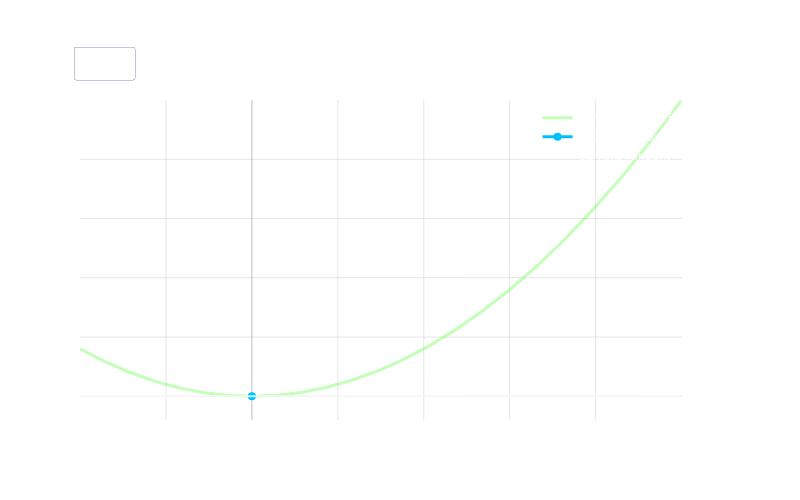

The notebook cell this image was saved under:
### Markdown cell above
#####   Big Idea

**What if we rearrange the approximate equation?**

$$f'(x) \approx \frac{f(x + h) - f(x)}{h}$$

$$\implies hf'(x) \approx f(x+h) - f(x)$$

$$\implies f(x+h) \approx f(x) + hf'(x)$$

We have now expressed the *original* function *approximately* in terms of its derivative!

That means we can solve for the original function iteratively if we are given a differential equation!

We just derived *Euler's method* and *Finite Differences* for approximating ODEs!

### Code cell
import numpy as np
import plotly.graph_objects as go
from plotly.subplots import make_subplots

# Generate x values
x = np.linspace(-2, 5, 200)

# Create parabola function and its derivative
def f(x):
    return x**2

def approx_derivative(x0, h=0.0001):
    return (f(x0 + h) - f(x0))/h

# Create figure with secondary y-axis
fig = make_subplots(specs=[[{"secondary_y": True}]])

# Plot original parabola with reduced opacity
fig.add_trace(
    go.Scatter(
        x=x,
        y=f(x),
        mode='lines',
        line=dict(color='rgba(57, 255, 20, 0.3)', width=3),
        name='Target Function f(x) = x²'
    )
)

# Initialize reconstruction at x=0
x_recon = [0]
y_recon = [0]
steps = 50
x_max = 5
dx = x_max/steps

# Create frames for animation
frames = []
for i in range(steps + 1):
    x_current = i * dx
    
    # Get current derivative and point
    slope = approx_derivative(x_current)
    y_current = f(x_current)
    
    # Add to reconstruction arrays
    x_recon.append(x_current)
    y_recon.append(y_current)
    
    # Create tangent line points with extended domain
    x_tangent = np.linspace(x_current-10, x_current+10, 100)  # Extended domain
    y_tangent = slope*(x_tangent - x_current) + y_current
    
    # Create frame
    frame = go.Frame(
        data=[
            # Original function (stays constant)
            go.Scatter(
                x=x,
                y=f(x),
                mode='lines',
                line=dict(color='rgba(57, 255, 20, 0.3)', width=3),
                name='Target Function'
            ),
            # Current reconstruction points
            go.Scatter(
                x=x_recon,
                y=y_recon,
                mode='lines+markers',
                line=dict(color='rgb(0, 191, 255)', width=3),
                marker=dict(size=8),
                name='Reconstruction'
            ),
            # Current tangent line
            go.Scatter(
                x=x_tangent,
                y=y_tangent,
                mode='lines',
                line=dict(color='rgba(255, 255, 255, 0.8)', width=2),
                name='Current Tangent'
            )
        ]
    )
    frames.append(frame)

# Add initial empty reconstruction trace
fig.add_trace(
    go.Scatter(
        x=[0],
        y=[0],
        mode='lines+markers',
        line=dict(color='rgb(0, 191, 255)', width=3),
        marker=dict(size=8),
        name='Reconstruction'
    )
)

# Add initial tangent line with extended domain
x_tangent = np.linspace(-10, 10, 100)  # Extended domain
y_tangent = approx_derivative(0)*(x_tangent - 0) + f(0)
fig.add_trace(
    go.Scatter(
        x=x_tangent,
        y=y_tangent,
        mode='lines',
        line=dict(color='rgba(255, 255, 255, 0.8)', width=2),
        name='Current Tangent'
    )
)

# Update layout
fig.update_layout(
    width=800,
    height=500,
    title_text='Reconstructing a Function from its Derivatives',
    title_x=0.5,
    title_font_size=20,
    plot_bgcolor='rgba(0,0,0,0)',
    paper_bgcolor='rgba(0,0,0,0)',
    font=dict(color='white'),
    showlegend=True,
    legend=dict(
        yanchor="top",
        y=0.99,
        xanchor="right",
        x=0.99
    ),
    updatemenus=[{
        'buttons': [
            {
                'args': [None, {'frame': {'duration': 50, 'redraw': True},
                              'fromcurrent': True}],
                'label': '▶️ Play',
                'method': 'animate'
            }
        ],
        'direction': 'left',
        'pad': {'r': 10, 't': 10},
        'showactive': False,
        'type': 'buttons',
        'x': 0.1,
        'xanchor': 'right',
        'y': 1.2,  # Changed from 1.1 to 1.2 to move button higher
        'yanchor': 'top'
    }]
)

# Set axes
fig.update_xaxes(
    showgrid=True,
    gridwidth=1,
    gridcolor='rgba(128,128,128,0.2)',
    zeroline=True,
    zerolinewidth=1,
    zerolinecolor='rgba(128,128,128,0.5)',
    title_text='x',
    range=[-2, 5]
)
fig.update_yaxes(
    showgrid=True,
    gridwidth=1,
    gridcolor='rgba(128,128,128,0.2)',
    zeroline=True,
    zerolinewidth=1,
    zerolinecolor='rgba(128,128,128,0.5)',
    title_text='f(x)',
    range=[-2, 25]
)

# Add frames to figure
fig.frames = frames

fig.show()

### Figure 1 — Plotly figure (JSON) as saved in the notebook; plotly's stock layout.template omitted (floating-point values rounded to 4 significant figures; data arrays with more than 128 entries replaced by an {"elided": "..."} marker saying what was removed)
{"data": [{"line": {"color": "rgba(57, 255, 20, 0.3)", "width": 3}, "mode": "lines", "name": "Target Function f(x) = x²", "type": "scatter", "x": {"elided": "200 float values"}, "y": {"elided": "200 float values"}}, {"line": {"color": "rgb(0, 191, 255)", "width": 3}, "marker": {"size": 8}, "mode": "lines+markers", "name": "Reconstruction", "type": "scatter", "x": [0], "y": [0]}, {"line": {"color": "rgba(255, 255, 255, 0.8)", "width": 2}, "mode": "lines", "name": "Current Tangent", "type": "scatter", "x": [-10.0, -9.798, -9.596, -9.394, -9.192, -8.99, -8.788, -8.586, -8.384, -8.182, -7.98, -7.778, -7.576, -7.374, -7.172, -6.97, -6.768, -6.566, -6.364, -6.162, -5.96, -5.758, -5.556, -5.354, -5.152, -4.949, -4.747, -4.545, -4.343, -4.141, -3.939, -3.737, -3.535, -3.333, -3.131, -2.929, -2.727, -2.525, -2.323, -2.121, -1.919, -1.717, -1.515, -1.313, -1.111, -0.9091, -0.7071, -0.5051, -0.303, -0.101, 0.101, 0.303, 0.5051, 0.7071, 0.9091, 1.111, 1.313, 1.515, 1.717, 1.919, 2.121, 2.323, 2.525, 2.727, 2.929, 3.131, 3.333, 3.535, 3.737, 3.939, 4.141, 4.343, 4.545, 4.747, 4.949, 5.152, 5.354, 5.556, 5.758, 5.96, 6.162, 6.364, 6.566, 6.768, 6.97, 7.172, 7.374, 7.576, 7.778, 7.98, 8.182, 8.384, 8.586, 8.788, 8.99, 9.192, 9.394, 9.596, 9.798, 10.0], "y": [-0.001, -0.0009798, -0.0009596, -0.0009394, -0.0009192, -0.000899, -0.0008788, -0.0008586, -0.0008384, -0.0008182, -0.000798, -0.0007778, -0.0007576, -0.0007374, -0.0007172, -0.000697, -0.0006768, -0.0006566, -0.0006364, -0.0006162, -0.000596, -0.0005758, -0.0005556, -0.0005354, -0.0005152, -0.0004949, -0.0004747, -0.0004545, -0.0004343, -0.0004141, -0.0003939, -0.0003737, -0.0003535, -0.0003333, -0.0003131, -0.0002929, -0.0002727, -0.0002525, -0.0002323, -0.0002121, -0.0001919, -0.0001717, -0.0001515, -0.0001313, -0.0001111, -9.091e-05, -7.071e-05, -5.051e-05, -3.03e-05, -1.01e-05, 1.01e-05, 3.03e-05, 5.051e-05, 7.071e-05, 9.091e-05, 0.0001111, 0.0001313, 0.0001515, 0.0001717, 0.0001919, 0.0002121, 0.0002323, 0.0002525, 0.0002727, 0.0002929, 0.0003131, 0.0003333, 0.0003535, 0.0003737, 0.0003939, 0.0004141, 0.0004343, 0.0004545, 0.0004747, 0.0004949, 0.0005152, 0.0005354, 0.0005556, 0.0005758, 0.000596, 0.0006162, 0.0006364, 0.0006566, 0.0006768, 0.000697, 0.0007172, 0.0007374, 0.0007576, 0.0007778, 0.000798, 0.0008182, 0.0008384, 0.0008586, 0.0008788, 0.000899, 0.0009192, 0.0009394, 0.0009596, 0.0009798, 0.001]}], "layout": {"font": {"color": "white"}, "height": 500, "legend": {"x": 0.99, "xanchor": "right", "y": 0.99, "yanchor": "top"}, "paper_bgcolor": "rgba(0,0,0,0)", "plot_bgcolor": "rgba(0,0,0,0)", "showlegend": true, "title": {"font": {"size": 20}, "text": "Reconstructing a Function from its Derivatives", "x": 0.5}, "updatemenus": [{"buttons": [{"args": [null, {"frame": {"duration": 50, "redraw": true}, "fromcurrent": true}], "label": "▶️ Play", "method": "animate"}], "direction": "left", "pad": {"r": 10, "t": 10}, "showactive": false, "type": "buttons", "x": 0.1, "xanchor": "right", "y": 1.2, "yanchor": "top"}], "width": 800, "xaxis": {"anchor": "y", "domain": [0, 0.94], "gridcolor": "rgba(128,128,128,0.2)", "gridwidth": 1, "range": [-2, 5], "showgrid": true, "title": {"text": "x"}, "zeroline": true, "zerolinecolor": "rgba(128,128,128,0.5)", "zerolinewidth": 1}, "yaxis": {"anchor": "x", "domain": [0, 1], "gridcolor": "rgba(128,128,128,0.2)", "gridwidth": 1, "range": [-2, 25], "showgrid": true, "title": {"text": "f(x)"}, "zeroline": true, "zerolinecolor": "rgba(128,128,128,0.5)", "zerolinewidth": 1}, "yaxis2": {"anchor": "x", "gridcolor": "rgba(128,128,128,0.2)", "gridwidth": 1, "overlaying": "y", "range": [-2, 25], "showgrid": true, "side": "right", "title": {"text": "f(x)"}, "zeroline": true, "zerolinecolor": "rgba(128,128,128,0.5)", "zerolinewidth": 1}}}
